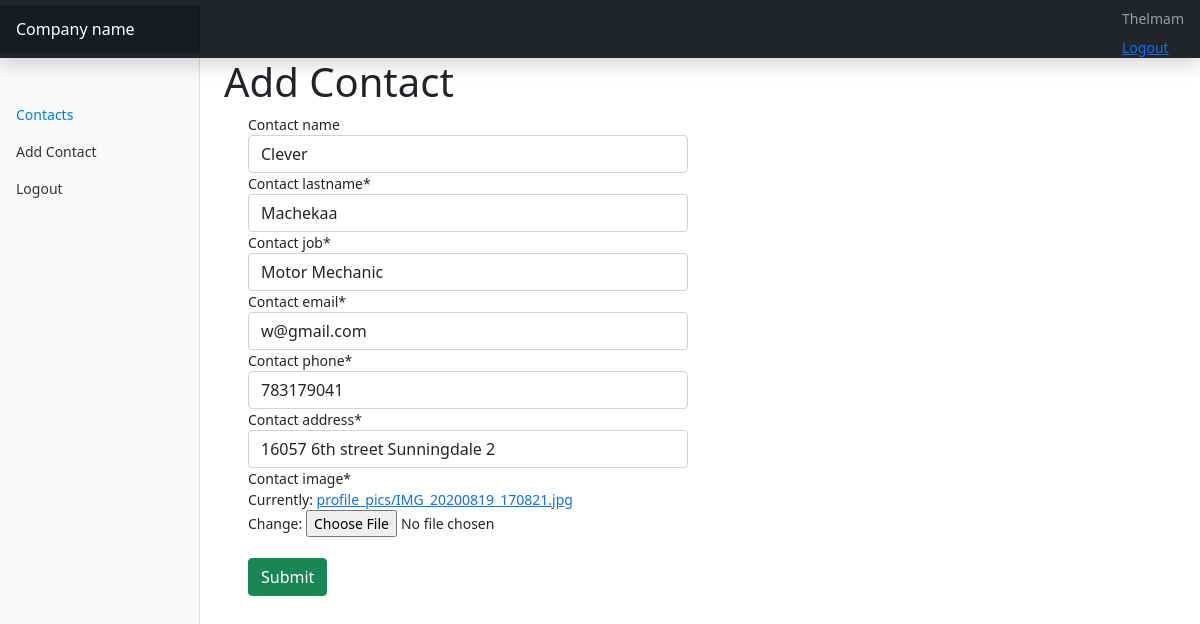
Screenshot of /edit_contact/4/ (signed in) with the database file from the repository.
### main/models.py (models this page shows, shortened)
class contacts(models.Model):
    userid = models.ForeignKey(User,on_delete=models.CASCADE)
    contact_name = models.CharField(max_length=100, blank=True, null=True)
    contact_lastname = models.CharField(max_length=100)
    contact_job = models.CharField(max_length=100,default='')
    contact_email = models.EmailField(max_length=100)
    contact_phone = models.PositiveIntegerField(unique= True)
    contact_address = models.CharField(max_length=100)
    contact_image = models.ImageField(default='default.jpg' ,upload_to ='profile_pics')
    class Meta:
        ordering =['contact_name']
    '''def clean(self):

        if self.contact_address != 'Sunningdale':
            raise ValidationError('we only want sunngindale people')
        return self.clean_data'''

### main/views.py (the view, shortened to what this page needs)
# urls.py: path('edit_contact/<int:pk>/',EditContactView.as_view(),name='edit-contact'),
class EditContactView(LoginRequiredMixin,UserPassesTestMixin,SuccessMessageMixin,UpdateView):
    model = contacts
    form_class = AddContactForm
    template_name = 'main/add-contacts.html'
    success_message = 'Contact successfully Updated'
    def test_func(self):
        contact = self.get_object()
        if self.request.user == contact.userid:
            return True
        return False

### main/forms.py
class AddContactForm(forms.ModelForm):
    class Meta:
        model = contacts
        fields ='__all__'
        exclude = ['userid']

### main/templates/main/add-contacts.html (shortened to what this page needs)
{% extends "main/base/base.html" %}
{% load crispy_forms_tags %}
{% block content %}
<h1>Add Contact</h1>
<form method="POST" enctype="multipart/form-data" autocomplete="off">
     <div class="container">
  <div class="row">
    <div class="col">
     {{ form|crispy }}
<br/>
      <button type="submit" class="btn btn-success">Submit</button>
    </div>
    <div class="col">
    </div>
  </div>
</div>
    {% endblock content %}

### main/templates/main/base/base.html (shortened to what this page needs)
{% load static %}
<html>
<head>
<link rel="stylesheet" type="text/css" href="{% static 'main/css/bootstrap.css' %}">
<link rel="stylesheet" type="text/css" href="{% static 'main/css/bootstrap.min.css' %}">
<link rel="stylesheet" type="text/css" href="{% static 'main/css/header.css' %}">
<link rel="stylesheet" type="text/css" href="{% static 'main/css/icons.css' %}">
<link rel="stylesheet" type="text/css" href="{% static 'main/css/contacts.css' %}">
</head>
<body>
<nav class="navbar navbar-dark sticky-top bg-dark flex-md-nowrap p-0 shadow">
  <a class="navbar-brand col-md-3 col-lg-2 mr-0 px-3" href="#">Company name</a>
  <ul class="navbar-nav px-3">
  	 <li class="nav-item text-nowrap">
      {% if user.is_authenticated %}
      <a class="nav-link" href="#">{{user.username|capfirst }}</a>
    </li>
    <li class="nav-item text-nowrap">
      <a href="{% url 'logout' %}">Logout</a>
    </li>
  </ul>
     {% endif %}
</nav>
<div class="container-fluid">
  <div class="row">
    <nav id="sidebarMenu" class="col-md-3 col-lg-2 d-md-block bg-light sidebar collapse">
      <div class="sidebar-sticky pt-5">
        <ul class="nav flex-column">
          <li class="nav-item">
            <a class="nav-link active" href="{% url 'contacts' %}">
              Contacts
            </a>
          </li>
          <li class="nav-item">
             <a class="nav-link" href="{% url 'add-contacts' %}">
             Add Contact
            </a>
          </li>
          <li class="nav-item">
            <a class="nav-link" href="{% url 'logout' %}">
              Logout
            </a>
          </li>
        </ul>
      </div>
    </nav>
    <main role="main" class="col-md-9 ms-sm-auto col-lg-10 px-md-4">
      {% block content %}
      {% endblock content %}
    </main>
  </div>
</div>
</body>
</html>

### main/static/main/css/header.css (style rules this page uses)
body { font-size: .875rem; }
.sidebar { position: fixed; top: 0; bottom: 0; left: 0; z-index: 100; padding: 48px 0 0; box-shadow: inset -1px 0 0 rgba(0, 0, 0, .1); }
.sidebar-sticky { position: relative; top: 0; height: calc(100vh - 48px); padding-top: .5rem; overflow-x: hidden; overflow-y: auto; }
.sidebar .nav-link { font-weight: 500; color: #333; }
.sidebar .nav-link.active { color: #007bff; }
.navbar-brand { padding-top: .75rem; padding-bottom: .75rem; font-size: 1rem; background-color: rgba(0, 0, 0, .25); box-shadow: inset -1px 0 0 rgba(0, 0, 0, .25); }

### rows the page displays
contacts: contact_name "Clever", contact_lastname "Machekaa", contact_job "Motor Mechanic", contact_email "w@gmail.com", contact_phone "783179041", contact_address "16057 6th street Sunningdale 2"

### other values shown
{{ user.username|capfirst }} "Thelmam"
